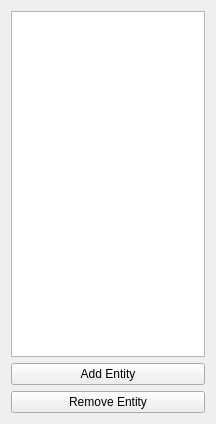
<?xml version="1.0" encoding="UTF-8"?>
<ui version="4.0">
 <class>Hierarchy</class>
 <widget class="QWidget" name="Hierarchy">
  <property name="geometry">
   <rect>
    <x>0</x>
    <y>0</y>
    <width>216</width>
    <height>424</height>
   </rect>
  </property>
  <property name="windowTitle">
   <string>Form</string>
  </property>
  <layout class="QVBoxLayout" name="verticalLayout">
   <item>
    <widget class="QListWidget" name="listWidget"/>
   </item>
   <item>
    <widget class="QPushButton" name="buttonAddEntity">
     <property name="text">
      <string>Add Entity</string>
     </property>
    </widget>
   </item>
   <item>
    <widget class="QPushButton" name="buttonRemoveEntity">
     <property name="text">
      <string>Remove Entity</string>
     </property>
    </widget>
   </item>
  </layout>
 </widget>
 <resources/>
 <connections/>
</ui>
